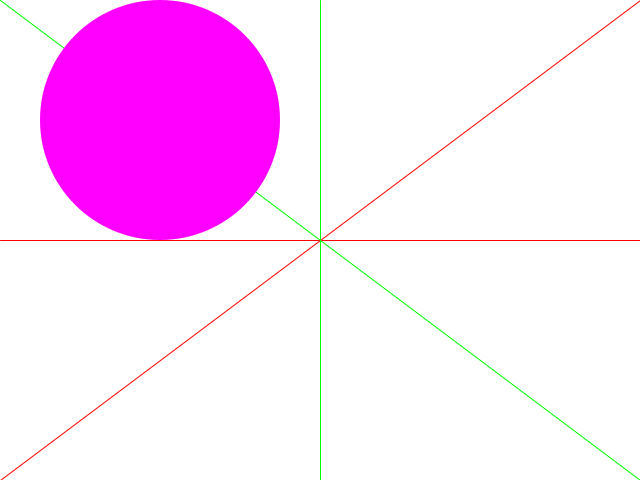
Frame 1 (no input)
Frame 60 (the mouse pressed at the canvas centre just before this capture): identical to frame 1, image omitted
Frame 120 (the mouse held since frame 60 and released just before this capture): identical to frame 1, image omitted

The Processing sketch that drew this single still picture (run headless with seeded random() and noise(); from frame 60 on, the mouse is pressed at the canvas centre):

// Processing sketch: sketch_3rd
// ── sketch_3rd.pde
void setup( ) {
 size(640,480);
}

void draw(){
  background(255,255,255);//Or background(255)
  stroke(255,0,0);
  line(0,480,640,0);
  line(0,240,640,240);
  stroke(0,255,0);
  line(320,0,320,480);
  line(0,0,640,480);
  ellipseMode(RADIUS);
  fill(255,0,255);
  noStroke();
  ellipse(160,120,120,120);
}
